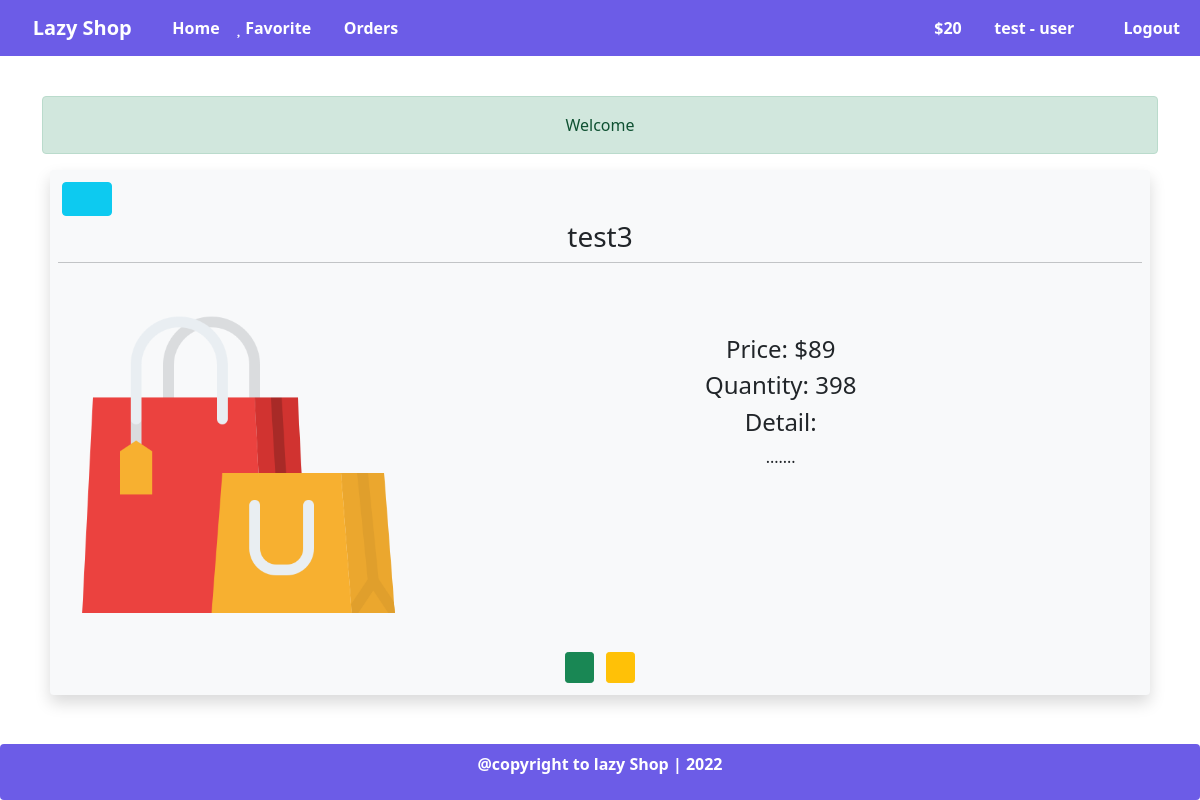
The page /app/productdetail?id=10 (signed in) on the database its author committed.
### tables this page shows
CREATE TABLE `accounts` (
  `account_id` int(11) NOT NULL,
  `account_name` varchar(100) NOT NULL,
  `account_email` varchar(100) NOT NULL,
  `account_password` varchar(100) NOT NULL,
  `role` enum('admin','user') NOT NULL DEFAULT 'user',
  `wallet` float NOT NULL,
  `created_at` timestamp NOT NULL DEFAULT current_timestamp(),
  `updated_at` timestamp NOT NULL DEFAULT current_timestamp() ON UPDATE current_timestamp()
);

CREATE TABLE `products` (
  `id` int(11) NOT NULL,
  `productname` varchar(100) NOT NULL,
  `productprice` float NOT NULL,
  `productquantity` int(11) NOT NULL,
  `created_at` timestamp NOT NULL DEFAULT current_timestamp(),
  `updated_at` timestamp NOT NULL DEFAULT current_timestamp() ON UPDATE current_timestamp()
);

### app/productdetail.php (the view, shortened to what this page needs)
<?php require_once('header.php');
$productId = request($_GET['id']);
$sql = " SELECT * FROM products WHERE id='{$productId}' ";
$getproduct  = findData($sql);
?>
<div class="container">
<div class="row bg-light shadow rounded text-dark rounded p-2 m-2 text-center mt-2">
<button class="btn btn-info text-light p-1 m-1" style="width:50px;"
onclick="window.history.back()">
<span class="fa fa-arrow-left"></span>
</button>
<div class="col-12 col-sm-112 col-md-12 col-lg-12 m-auto text-center">
<h3><?=$getproduct['productname'];?></h3>
</div>
<hr>
<div class="col-11 col-sm-11 col-md-6 col-lg-4 col-xl-4 m-auto text-center mt-2 p-2 rounded">
<img src="../assets/img/shopposter.png" alt="" class="card-img"
style="width:100%;height:100%;object-fit:contain">
</div>
<div class="col-11 col-sm-11 col-md-6 col-lg-8 col-xl-8 m-auto text-center p-2 rounded mt-5">
<h4>Price: $<?=$getproduct['productprice'];?></h4>
<h4>Quantity: <?=$getproduct['productquantity'];?></h4>
<h4>Detail: </h4>
<p>.......</p>
</div>
<div class="footer">
<?php
if(checkFavoriteIfAlreadyExist($getproduct['id'])){
?>
<a href="productdetail?removetofavorite=<?=$getproduct['id'];?>&id=<?=$getproduct['id'];?>" class=" btn btn-danger m-1 btn-sm">
<span class="fa fa-heart-circle-xmark"></span>
</a>
<?php
}
else {
?>
<a href="productdetail?addtofavorite=<?=$getproduct['id'];?>&id=<?=$getproduct['id'];?>" class=" btn btn-success m-1 btn-sm">
<span class="fa fa-heart-circle-plus"></span>
</a>
<?php
}
?>
<a href="orderform?productid=<?=$getproduct['id'];?>&id=<?=$getproduct['id'];?>" class="btn btn-warning m-1 btn-sm">
<span class="fa fa-shopping-cart"></span>
</a>
</div>
</div>
</div>
<?php require_once('footer.php');?>

### app/header.php (shortened to what this page needs)
<?php require_once('../server/app.php');
$getAuth = fetchAuth();
if($getAuth!=null) {
$authId = $getAuth['account_id'];
$authName = $getAuth['account_name'];
$authWallet = $getAuth['wallet'];
}
else {
$authId = null;
$authName = null;
$authEmail = null;
$authWallet = null;
}
?>
<!DOCTYPE html>
<html lang="en">
<head>
<link rel="stylesheet" href="../assets/css/icons.css">
<link rel="stylesheet" href="../assets/css/bootstrap.css">
<link rel="stylesheet" href="../assets/css/app.css">
</head>
<body>
<nav class="navbar navbar-expand-lg bg-purple fixed-top navbar-dark text-white mb-5">
<div class="container-fluid ">
<a class="navbar-brand" href="index"><span class="fa fa-shop"></span> Lazy Shop</a>
<div class="collapse navbar-collapse" id="navlist">
<ul class="navbar-nav me-auto mb-2 mb-lg-0">
<li class="nav-item">
<a class="nav-link text-white" href="index"><span class="fa fa-home"></span> Home</a>
</li>
<?php
if(isAuth()){
if($getAuth['role']==='admin'){
?>
<li class="nav-item">
<a class="nav-link text-white" href="products"><span class="fa fa-basket-shopping"></span> Products</a>
</li>
<?php
}
else {
?>
<li class="nav-item">
<a class="nav-link text-white" href="favorite"><span class="fa fa-heart"></span> Favorite</a>
</li>
<li class="nav-item">
<a class="nav-link text-white" href="orders"><span class="fa fa-shopping-cart"></span> Orders</a>
</li>
<?php
}
}
?>
</ul>
<ul class="navbar-nav ms-auto mb-2 mb-lg-0">
<?php
if(isAuth()){
?>
<?php
if(checkRole()!='admin'){
?>
<li class="nav-item">
<a class="nav-link text-white" href="addfund">
<span class="fa fa-wallet"></span> $<?=$authWallet;?>
</a>
</li>
<?php
}
?>
<li class="nav-item">
<a class="nav-link text-white" href="profile"><span class="fa fa-user"></span> <?=$authName;?> -
<?=checkRole();?> <span class="fa fa-shield"></span> </a>
</li>
<li class="nav-item">
<a class="nav-link text-white" href="logout"><span class="fa fa-sign-in-alt"></span> Logout</a>
</li>
<?php
}
?>
</ul>
</div>
</div>
</nav>
<br><br><br><br>
<div class="container">
</div>
<?php
function checkFavoriteIfAlreadyExist($pId){
global $authId;
return countData(" SELECT * FROM favorites WHERE
productid='{$pId}' AND accountid='{$authId}' ");
}
?>

### assets/css/app.css (style rules this page uses)
.bg-purple { background:#6c5ce7; font-weight:bold; }

### rows shown on the page
accounts: wallet "20", account_name "test", role "user"
products: productname "test3", productprice "89", productquantity "398"

### other values the page prints
$message "Welcome"
